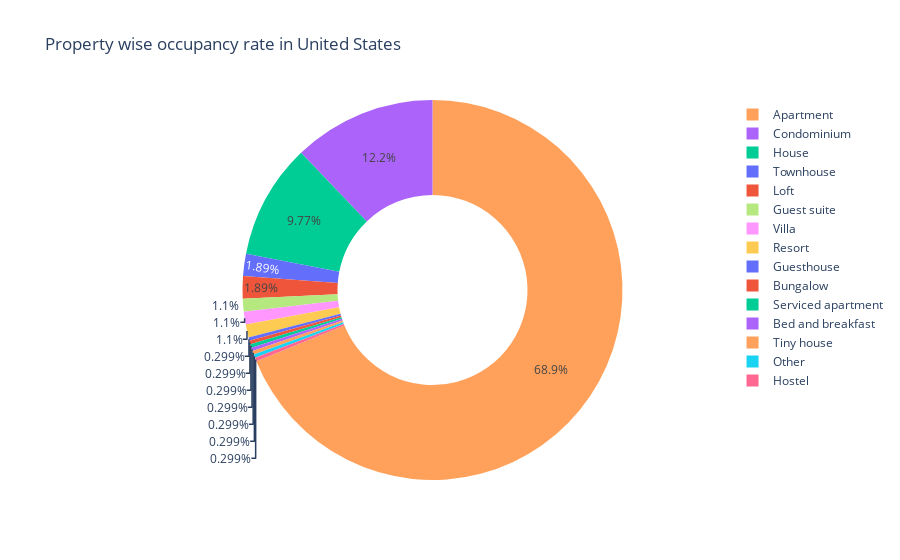

The notebook cell this image was saved under:
### Code cell
avail = 'availability_30'
country_name = 'United States' 
property_in = list(merged_df[merged_df['country']==country_name]['property_type'].unique())
initial_1 = []
property = []
total_val = merged_df[(merged_df['country']==country_name)&(merged_df[avail] == 0)].shape[0]
for i in property_in:
    val = merged_df[(merged_df['country']==country_name)&(merged_df[avail] == 0)&(merged_df['property_type'] == i)].shape[0]  
    if val!=0:
        property.append(i)
        initial_1.append(round(val/total_val,3))
    else: 
        None
df1 = pd.DataFrame({'property':property,'values':initial_1})
df1 = df1.sort_values(by = 'values')
fig = px.pie(data_frame = df1,
       names = 'property',
       values = 'values',
       color = 'property',
       title = f'Property wise occupancy rate in {country_name}',
       hole = 0.5)
fig.show()

### Figure 1 — Plotly figure (JSON) as saved in the notebook; plotly's stock layout.template omitted (floating-point values rounded to 4 significant figures)
{"data": [{"customdata": [["Guesthouse"], ["Bungalow"], ["Serviced apartment"], ["Bed and breakfast"], ["Tiny house"], ["Other"], ["Hostel"], ["Guest suite"], ["Villa"], ["Resort"], ["Townhouse"], ["Loft"], ["House"], ["Condominium"], ["Apartment"]], "domain": {"x": [0, 1], "y": [0, 1]}, "hole": 0.5, "hovertemplate": "property=%{customdata[0]}<br>value=%{value}<extra></extra>", "labels": ["Guesthouse", "Bungalow", "Serviced apartment", "Bed and breakfast", "Tiny house", "Other", "Hostel", "Guest suite", "Villa", "Resort", "Townhouse", "Loft", "House", "Condominium", "Apartment"], "legendgroup": "", "marker": {"colors": ["#636efa", "#EF553B", "#00cc96", "#ab63fa", "#FFA15A", "#19d3f3", "#FF6692", "#B6E880", "#FF97FF", "#FECB52", "#636efa", "#EF553B", "#00cc96", "#ab63fa", "#FFA15A"]}, "name": "", "showlegend": true, "type": "pie", "values": [0.003, 0.003, 0.003, 0.003, 0.003, 0.003, 0.003, 0.011, 0.011, 0.011, 0.019, 0.019, 0.098, 0.122, 0.691]}], "layout": {"legend": {"tracegroupgap": 0}, "title": {"text": "Property wise occupancy rate in United States"}}}
